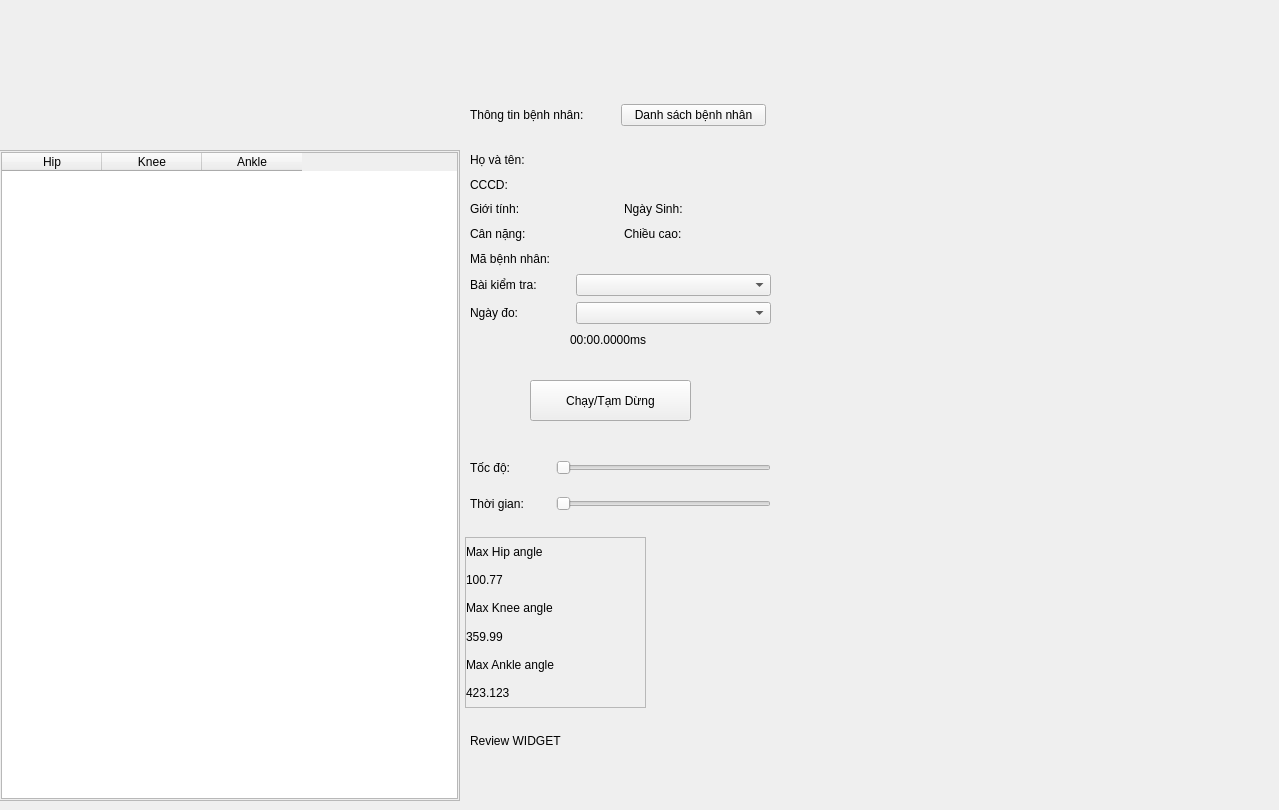
            <widget class="QWidget" name="page_Review">
             <widget class="QFrame" name="frame_5">
              <property name="geometry">
               <rect>
                <x>-1</x>
                <y>150</y>
                <width>461</width>
                <height>651</height>
               </rect>
              </property>
              <property name="frameShape">
               <enum>QFrame::StyledPanel</enum>
              </property>
              <property name="frameShadow">
               <enum>QFrame::Raised</enum>
              </property>
              <layout class="QHBoxLayout" name="horizontalLayout_42">
               <property name="spacing">
                <number>1</number>
               </property>
               <property name="leftMargin">
                <number>1</number>
               </property>
               <property name="topMargin">
                <number>1</number>
               </property>
               <property name="rightMargin">
                <number>1</number>
               </property>
               <property name="bottomMargin">
                <number>1</number>
               </property>
               <item>
                <widget class="QTableWidget" name="tableWidget_ReviewDataAngle">
                 <property name="enabled">
                  <bool>true</bool>
                 </property>
                 <column>
                  <property name="text">
                   <string>Hip</string>
                  </property>
                 </column>
                 <column>
                  <property name="text">
                   <string>Knee</string>
                  </property>
                 </column>
                 <column>
                  <property name="text">
                   <string>Ankle</string>
                  </property>
                 </column>
                </widget>
               </item>
              </layout>
             </widget>
             <widget class="QWidget" name="widget_9" native="true">
              <property name="geometry">
               <rect>
                <x>460</x>
                <y>0</y>
                <width>311</width>
                <height>801</height>
               </rect>
              </property>
              <property name="styleSheet">
               <string notr="true">QLabel{
font:75 10pt &quot;Droid Sans&quot;;
}


QPushButton{
font:75 12pt &quot;Droid Sans&quot;;
}
</string>
              </property>
              <widget class="QPushButton" name="pb_ReviewRunAndPauseExercise">
               <property name="geometry">
                <rect>
                 <x>70</x>
                 <y>380</y>
                 <width>161</width>
                 <height>41</height>
                </rect>
               </property>
               <property name="text">
                <string>Chạy/Tạm Dừng</string>
               </property>
              </widget>
              <widget class="QFrame" name="frame_6">
               <property name="geometry">
                <rect>
                 <x>5</x>
                 <y>537</y>
                 <width>181</width>
                 <height>171</height>
                </rect>
               </property>
               <property name="frameShape">
                <enum>QFrame::StyledPanel</enum>
               </property>
               <property name="frameShadow">
                <enum>QFrame::Raised</enum>
               </property>
               <layout class="QVBoxLayout" name="verticalLayout_9">
                <property name="spacing">
                 <number>0</number>
                </property>
                <property name="leftMargin">
                 <number>0</number>
                </property>
                <property name="topMargin">
                 <number>0</number>
                </property>
                <property name="rightMargin">
                 <number>0</number>
                </property>
                <property name="bottomMargin">
                 <number>0</number>
                </property>
                <item>
                 <layout class="QHBoxLayout" name="horizontalLayout_49">
                  <item>
                   <widget class="QLabel" name="label_86">
                    <property name="text">
                     <string>Max Hip angle</string>
                    </property>
                   </widget>
                  </item>
                 </layout>
                </item>
                <item>
                 <layout class="QHBoxLayout" name="horizontalLayout_50">
                  <item>
                   <widget class="QLabel" name="lb_ReivewMaxHipAngle">
                    <property name="text">
                     <string>100.77</string>
                    </property>
                   </widget>
                  </item>
                 </layout>
                </item>
                <item>
                 <layout class="QHBoxLayout" name="horizontalLayout_51">
                  <item>
                   <widget class="QLabel" name="label_90">
                    <property name="text">
                     <string>Max Knee angle</string>
                    </property>
                   </widget>
                  </item>
                 </layout>
                </item>
                <item>
                 <layout class="QHBoxLayout" name="horizontalLayout_52">
                  <item>
                   <widget class="QLabel" name="lb_ReivewMaxKneeAngle">
                    <property name="text">
                     <string>359.99</string>
                    </property>
                   </widget>
                  </item>
                 </layout>
                </item>
                <item>
                 <layout class="QHBoxLayout" name="horizontalLayout_53">
                  <item>
                   <widget class="QLabel" name="label_94">
                    <property name="text">
                     <string>Max Ankle angle</string>
                    </property>
                   </widget>
                  </item>
                 </layout>
                </item>
                <item>
                 <layout class="QHBoxLayout" name="horizontalLayout_54">
                  <item>
                   <widget class="QLabel" name="lb_ReivewMaxAnkleAngle">
                    <property name="text">
                     <string>423.123</string>
                    </property>
                   </widget>
                  </item>
                 </layout>
                </item>
               </layout>
              </widget>
              <widget class="QLabel" name="label_5">
               <property name="geometry">
                <rect>
                 <x>10</x>
                 <y>730</y>
                 <width>111</width>
                 <height>21</height>
                </rect>
               </property>
               <property name="styleSheet">
                <string notr="true">font: 12pt &quot;Segoe UI Historic&quot;;</string>
               </property>
               <property name="text">
                <string>Review WIDGET</string>
               </property>
              </widget>
              <widget class="QWidget" name="layoutWidget_31">
               <property name="geometry">
                <rect>
                 <x>10</x>
                 <y>100</y>
                 <width>296</width>
                 <height>30</height>
                </rect>
               </property>
               <layout class="QHBoxLayout" name="horizontalLayout_56">
                <item>
                 <widget class="QLabel" name="label_100">
                  <property name="text">
                   <string>Thông tin bệnh nhân:</string>
                  </property>
                 </widget>
                </item>
                <item>
                 <widget class="QPushButton" name="pb_ReviewPatientsList">
                  <property name="text">
                   <string>Danh sách bệnh nhân</string>
                  </property>
                 </widget>
                </item>
               </layout>
              </widget>
              <widget class="QWidget" name="layoutWidget">
               <property name="geometry">
                <rect>
                 <x>10</x>
                 <y>445</y>
                 <width>301</width>
                 <height>81</height>
                </rect>
               </property>
               <layout class="QVBoxLayout" name="verticalLayout_5">
                <item>
                 <layout class="QHBoxLayout" name="horizontalLayout_57">
                  <item>
                   <widget class="QLabel" name="label_84">
                    <property name="minimumSize">
                     <size>
                      <width>80</width>
                      <height>0</height>
                     </size>
                    </property>
                    <property name="text">
                     <string>Tốc độ:</string>
                    </property>
                   </widget>
                  </item>
                  <item>
                   <widget class="QSlider" name="horizontalSlider_ReviewSpeed">
                    <property name="minimum">
                     <number>100</number>
                    </property>
                    <property name="maximum">
                     <number>1000</number>
                    </property>
                    <property name="value">
                     <number>100</number>
                    </property>
                    <property name="orientation">
                     <enum>Qt::Horizontal</enum>
                    </property>
                   </widget>
                  </item>
                 </layout>
                </item>
                <item>
                 <layout class="QHBoxLayout" name="horizontalLayout_58">
                  <item>
                   <widget class="QLabel" name="label_101">
                    <property name="minimumSize">
                     <size>
                      <width>80</width>
                      <height>0</height>
                     </size>
                    </property>
                    <property name="text">
                     <string>Thời gian:</string>
                    </property>
                   </widget>
                  </item>
                  <item>
                   <widget class="QSlider" name="horizontalSlider_ReviewTimer">
                    <property name="maximum">
                     <number>10000</number>
                    </property>
                    <property name="orientation">
                     <enum>Qt::Horizontal</enum>
                    </property>
                   </widget>
                  </item>
                 </layout>
                </item>
               </layout>
              </widget>
              <widget class="QWidget" name="layoutWidget">
               <property name="geometry">
                <rect>
                 <x>10</x>
                 <y>150</y>
                 <width>301</width>
                 <height>200</height>
                </rect>
               </property>
               <layout class="QVBoxLayout" name="verticalLayout_6">
                <item>
                 <layout class="QHBoxLayout" name="horizontalLayout_55">
                  <item>
                   <widget class="QLabel" name="label_98">
                    <property name="maximumSize">
                     <size>
                      <width>100</width>
                      <height>16777215</height>
                     </size>
                    </property>
                    <property name="text">
                     <string>Họ và tên:</string>
                    </property>
                   </widget>
                  </item>
                  <item>
                   <widget class="QLabel" name="lb_ReviewPatientName">
                    <property name="text">
                     <string/>
                    </property>
                   </widget>
                  </item>
                 </layout>
                </item>
                <item>
                 <layout class="QHBoxLayout" name="horizontalLayout_15">
                  <item>
                   <widget class="QLabel" name="label_9">
                    <property name="maximumSize">
                     <size>
                      <width>100</width>
                      <height>16777215</height>
                     </size>
                    </property>
                    <property name="text">
                     <string>CCCD:</string>
                    </property>
                   </widget>
                  </item>
                  <item>
                   <widget class="QLabel" name="lb_ReviewPatientID">
                    <property name="text">
                     <string/>
                    </property>
                   </widget>
                  </item>
                 </layout>
                </item>
                <item>
                 <layout class="QHBoxLayout" name="horizontalLayout_43">
                  <item>
                   <widget class="QLabel" name="label_71">
                    <property name="text">
                     <string>Giới tính:</string>
                    </property>
                   </widget>
                  </item>
                  <item>
                   <widget class="QLabel" name="lb_ReviewPatientGender">
                    <property name="text">
                     <string/>
                    </property>
                   </widget>
                  </item>
                  <item>
                   <widget class="QLabel" name="label_73">
                    <property name="text">
                     <string>Ngày Sinh:</string>
                    </property>
                   </widget>
                  </item>
                  <item>
                   <widget class="QLabel" name="lb_ReviewPatientDateOfBirth">
                    <property name="text">
                     <string/>
                    </property>
                   </widget>
                  </item>
                 </layout>
                </item>
                <item>
                 <layout class="QHBoxLayout" name="horizontalLayout_44">
                  <item>
                   <widget class="QLabel" name="label_75">
                    <property name="text">
                     <string>Cân nặng:</string>
                    </property>
                   </widget>
                  </item>
                  <item>
                   <widget class="QLabel" name="lb_ReviewWeight">
                    <property name="text">
                     <string/>
                    </property>
                   </widget>
                  </item>
                  <item>
                   <widget class="QLabel" name="label_77">
                    <property name="text">
                     <string>Chiều cao:</string>
                    </property>
                   </widget>
                  </item>
                  <item>
                   <widget class="QLabel" name="lb_ReviewHeight">
                    <property name="text">
                     <string/>
                    </property>
                   </widget>
                  </item>
                 </layout>
                </item>
                <item>
                 <layout class="QHBoxLayout" name="horizontalLayout_45">
                  <item>
                   <widget class="QLabel" name="label_79">
                    <property name="maximumSize">
                     <size>
                      <width>100</width>
                      <height>16777215</height>
                     </size>
                    </property>
                    <property name="text">
                     <string>Mã bệnh nhân:</string>
                    </property>
                   </widget>
                  </item>
                  <item>
                   <widget class="QLabel" name="lb_ReviewCode">
                    <property name="text">
                     <string/>
                    </property>
                   </widget>
                  </item>
                 </layout>
                </item>
                <item>
                 <layout class="QHBoxLayout" name="horizontalLayout_46">
                  <item>
                   <widget class="QLabel" name="label_81">
                    <property name="maximumSize">
                     <size>
                      <width>100</width>
                      <height>16777215</height>
                     </size>
                    </property>
                    <property name="text">
                     <string>Bài kiểm tra:</string>
                    </property>
                   </widget>
                  </item>
                  <item>
                   <widget class="QComboBox" name="cb_ReviewExercise"/>
                  </item>
                 </layout>
                </item>
                <item>
                 <layout class="QHBoxLayout" name="horizontalLayout_47">
                  <item>
                   <widget class="QLabel" name="label_82">
                    <property name="maximumSize">
                     <size>
                      <width>100</width>
                      <height>16777215</height>
                     </size>
                    </property>
                    <property name="text">
                     <string>Ngày đo:</string>
                    </property>
                   </widget>
                  </item>
                  <item>
                   <widget class="QComboBox" name="cb_ReviewDayExercise"/>
                  </item>
                 </layout>
                </item>
                <item>
                 <layout class="QHBoxLayout" name="horizontalLayout_48">
                  <item>
                   <spacer name="horizontalSpacer_3">
                    <property name="orientation">
                     <enum>Qt::Horizontal</enum>
                    </property>
                    <property name="sizeType">
                     <enum>QSizePolicy::Fixed</enum>
                    </property>
                    <property name="sizeHint" stdset="0">
                     <size>
                      <width>100</width>
                      <height>20</height>
                     </size>
                    </property>
                   </spacer>
                  </item>
                  <item>
                   <widget class="QLabel" name="lb_ReviewTimer">
                    <property name="styleSheet">
                     <string notr="true">font:75 12pt &quot;Droid Sans&quot;;</string>
                    </property>
                    <property name="text">
                     <string>00:00.0000ms</string>
                    </property>
                   </widget>
                  </item>
                 </layout>
                </item>
               </layout>
              </widget>
             </widget>
             <widget class="QWidget" name="widget_ReviewLowerlimb" native="true">
              <property name="geometry">
               <rect>
                <x>770</x>
                <y>300</y>
                <width>500</width>
                <height>500</height>
               </rect>
              </property>
             </widget>
             <widget class="QWidget" name="widget_ReviewLinechart" native="true">
              <property name="geometry">
               <rect>
                <x>770</x>
                <y>0</y>
                <width>500</width>
                <height>300</height>
               </rect>
              </property>
             </widget>
            </widget>
